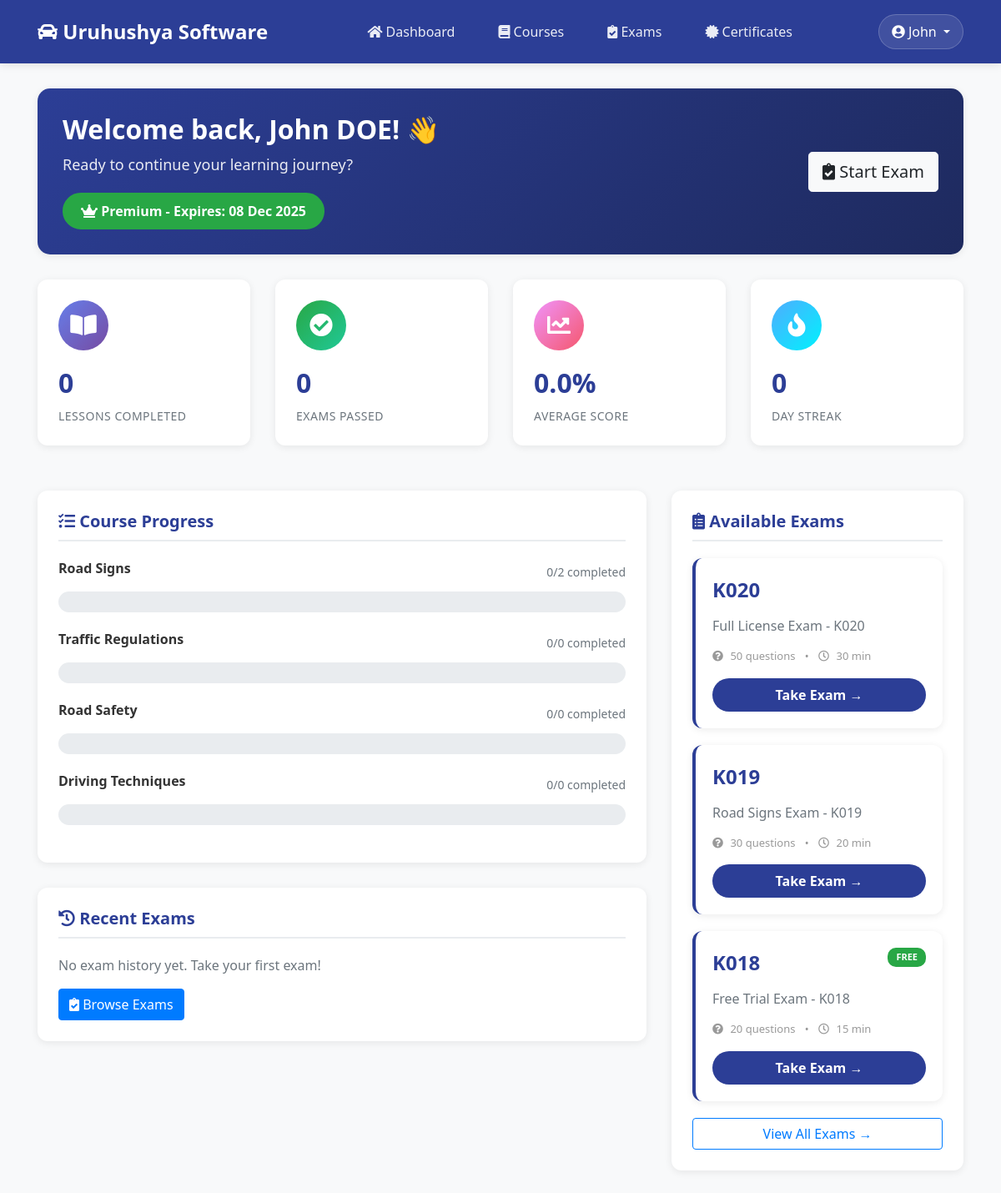
The app's page /student/dashboard.php (signed in) with its own data.
### tables this page shows
CREATE TABLE users (
    user_id INT AUTO_INCREMENT PRIMARY KEY,
    email VARCHAR(255) UNIQUE NOT NULL,
    password_hash VARCHAR(255) NOT NULL,
    full_name VARCHAR(255) NOT NULL,
    phone VARCHAR(20),
    role ENUM('admin', 'school', 'agent', 'student') NOT NULL,
    status ENUM('active', 'inactive', 'suspended') DEFAULT 'active',
    school_id INT NULL,
    agent_id INT NULL,
    language_preference ENUM('kinyarwanda', 'english') DEFAULT 'kinyarwanda',
    created_at TIMESTAMP DEFAULT CURRENT_TIMESTAMP,
    updated_at TIMESTAMP DEFAULT CURRENT_TIMESTAMP ON UPDATE CURRENT_TIMESTAMP,
    last_login TIMESTAMP NULL,
    INDEX idx_email (email),
    INDEX idx_role (role),
    INDEX idx_school (school_id),
    INDEX idx_agent (agent_id)
);

CREATE TABLE subscriptions (
    subscription_id INT AUTO_INCREMENT PRIMARY KEY,
    user_id INT NOT NULL,
    subscription_type ENUM('trial', 'individual_week', 'individual_month', 
                          'school_month', 'school_3month', 'school_6month', 'school_year') NOT NULL,
    start_date DATE NOT NULL,
    end_date DATE NOT NULL,
    status ENUM('active', 'expired', 'cancelled') DEFAULT 'active',
    amount DECIMAL(10,2) NOT NULL,
    payment_id INT NULL,
    auto_renew BOOLEAN DEFAULT FALSE,
    created_at TIMESTAMP DEFAULT CURRENT_TIMESTAMP,
    updated_at TIMESTAMP DEFAULT CURRENT_TIMESTAMP ON UPDATE CURRENT_TIMESTAMP,
    FOREIGN KEY (user_id) REFERENCES users(user_id) ON DELETE CASCADE,
    INDEX idx_user_status (user_id, status),
    INDEX idx_end_date (end_date)
);

CREATE TABLE courses (
    course_id INT AUTO_INCREMENT PRIMARY KEY,
    course_name_en VARCHAR(255) NOT NULL,
    course_name_rw VARCHAR(255) NOT NULL,
    description_en TEXT,
    description_rw TEXT,
    icon VARCHAR(100),
    sort_order INT DEFAULT 0,
    status ENUM('active', 'inactive') DEFAULT 'active',
    created_at TIMESTAMP DEFAULT CURRENT_TIMESTAMP,
    updated_at TIMESTAMP DEFAULT CURRENT_TIMESTAMP ON UPDATE CURRENT_TIMESTAMP,
    INDEX idx_status (status),
    INDEX idx_sort (sort_order)
);

CREATE TABLE exams (
    exam_id INT AUTO_INCREMENT PRIMARY KEY,
    exam_name_en VARCHAR(255) NOT NULL,
    exam_name_rw VARCHAR(255) NOT NULL,
    exam_code VARCHAR(50) UNIQUE,
    description_en TEXT,
    description_rw TEXT,
    total_questions INT DEFAULT 50,
    passing_score INT DEFAULT 35,
    time_limit_minutes INT DEFAULT 30,
    is_free BOOLEAN DEFAULT FALSE,
    status ENUM('active', 'inactive') DEFAULT 'active',
    created_at TIMESTAMP DEFAULT CURRENT_TIMESTAMP,
    updated_at TIMESTAMP DEFAULT CURRENT_TIMESTAMP ON UPDATE CURRENT_TIMESTAMP,
    INDEX idx_status (status),
    INDEX idx_exam_code (exam_code)
);

### student/dashboard.php (the view, shortened to what the rows shown need)
<?php
require_once '../includes/auth.php';
$user = get_logged_in_user();
$user_id = get_user_id();
$subscription = get_user_subscription($user_id);
$course_progress_sql = "SELECT c.course_id, c.course_name_en, c.course_name_rw,
                        COUNT(DISTINCT l.lesson_id) as total_lessons,
                        COUNT(DISTINCT sp.lesson_id) as completed_lessons
                        FROM courses c
                        LEFT JOIN lessons l ON c.course_id = l.course_id
                        LEFT JOIN student_progress sp ON l.lesson_id = sp.lesson_id
                            AND sp.user_id = ? AND sp.status = 'completed'
                        WHERE c.status = 'active'
                        GROUP BY c.course_id";
$course_progress = db_fetch_all($course_progress_sql, [$user_id]);
$available_exams_sql = "SELECT * FROM exams WHERE status = 'active' ORDER BY exam_code DESC LIMIT 6";
$available_exams = db_fetch_all($available_exams_sql);
$lang = $user['language_preference'] ?? 'kinyarwanda';
?>
<!DOCTYPE html>
<html lang="<?php echo $lang === 'english' ? 'en' : 'rw'; ?>">
<head>
    <link rel="stylesheet" href="https://cdn.jsdelivr.net/npm/bootstrap@4.6.2/dist/css/bootstrap.min.css">
    <link rel="stylesheet" href="https://cdnjs.cloudflare.com/ajax/libs/font-awesome/5.15.4/css/all.min.css">
</head>
<body>
    <nav class="top-nav">
        <div class="container">
            <div class="d-flex justify-content-between align-items-center">
                <div class="user-menu dropdown">
                    <button class="btn dropdown-toggle" type="button" data-toggle="dropdown">
                        <i class="fas fa-user-circle"></i> <?php echo explode(' ', $user['full_name'])[0]; ?>
                    </button>
                </div>
            </div>
        </div>
    </nav>
    <div class="main-content">
        <div class="container">
            <div class="welcome-section">
                <div class="row align-items-center">
                    <div class="col-md-8">
                        <h2>
                            <?php echo $lang === 'english' ? 'Welcome back,' : 'Murakaza neza,'; ?>
                            <?php echo htmlspecialchars($user['full_name']); ?>! 👋
                        </h2>
                        <p>
                            <?php echo $lang === 'english'
                                ? 'Ready to continue your learning journey?'
                                : 'Witeguye gukomeza urugendo rwawe rwo kwiga?'; ?>
                        </p>
                        <?php if ($subscription): ?>
                            <span class="subscription-badge <?php echo $subscription['subscription_type'] === 'trial' ? 'trial' : 'active'; ?>">
                                <i class="fas fa-crown"></i>
                                <?php
                                    $type_label = $subscription['subscription_type'] === 'trial' ?
                                        ($lang === 'english' ? 'Free Trial' : 'Igerageza Ry\'Ubuntu') :
                                        ($lang === 'english' ? 'Premium' : 'Premium');
                                    echo $type_label;
                                ?> -
                                <?php echo $lang === 'english' ? 'Expires:' : 'Birangira:'; ?>
                                <?php echo format_date($subscription['end_date']); ?>
                            </span>
                        <?php endif; ?>
                    </div>
                </div>
            </div>
            <div class="row">
                <div class="col-md-8">
                    <div class="progress-section">
                        <?php if (!empty($course_progress)): ?>
                            <?php foreach ($course_progress as $course): ?>
                                <?php
                                    $course_name = $lang === 'english' ? $course['course_name_en'] : $course['course_name_rw'];
                                ?>
                                <div class="course-progress-item">
                                    <div class="d-flex justify-content-between align-items-center mb-2">
                                        <div class="course-name"><?php echo htmlspecialchars($course_name); ?></div>
                                        <small class="text-muted">
                                            <?php echo $course['completed_lessons']; ?>/<?php echo $course['total_lessons']; ?>
                                            <?php echo $lang === 'english' ? 'completed' : 'byarangiye'; ?>
                                        </small>
                                    </div>
                                    <div class="progress">
                                    </div>
                                </div>
                            <?php endforeach; ?>
                        <?php endif; ?>
                    </div>
                </div>
                <div class="col-md-4">
                    <div class="progress-section">
                        <?php foreach ($available_exams as $exam): ?>
                            <?php
                                $exam_name = $lang === 'english' ? $exam['exam_name_en'] : $exam['exam_name_rw'];
                            ?>
                            <div class="exam-card">
                                <div class="d-flex justify-content-between align-items-start mb-2">
                                    <div class="exam-code"><?php echo $exam['exam_code']; ?></div>
                                    <?php if ($exam['is_free']): ?>
                                        <span class="free-badge">FREE</span>
                                    <?php endif; ?>
                                </div>
                                <div class="exam-name"><?php echo truncate_text($exam_name, 60); ?></div>
                                <div class="exam-meta mb-3">
                                    <i class="fas fa-question-circle"></i> <?php echo $exam['total_questions']; ?>
                                    <?php echo $lang === 'english' ? 'questions' : 'ibibazo'; ?>
                                    <span class="mx-2">•</span>
                                    <i class="far fa-clock"></i> <?php echo $exam['time_limit_minutes']; ?>
                                    <?php echo $lang === 'english' ? 'min' : 'iminota'; ?>
                                </div>
                                <a href="exam-start.php?id=<?php echo $exam['exam_id']; ?>" class="btn btn-take-exam btn-block">
                                    <?php echo $lang === 'english' ? 'Take Exam' : 'Kora Ikizamini'; ?> →
                                </a>
                            </div>
                        <?php endforeach; ?>
                    </div>
                </div>
            </div>
        </div>
    </div>
</body>
</html>

### records on screen
users: full_name "John", full_name "John DOE", language_preference.course_name_en "Road Signs", language_preference.course_name_en "Traffic Regulations", language_preference.course_name_en "Road Safety", language_preference.course_name_en "Driving Techniques", language_preference.exam_name_en "Full License Exam - K020", language_preference.exam_name_en "Road Signs Exam - K019", language_preference.exam_name_en "Free Trial Exam - K018"
subscriptions: subscription_type.language_preference "Premium", end_date "08 Dec 2025"
courses: completed_lessons "0", total_lessons "2"
courses: completed_lessons "0", total_lessons "0"
courses: completed_lessons "0", total_lessons "0"
courses: completed_lessons "0", total_lessons "0"
exams: exam_code "K020", total_questions "50", time_limit_minutes "30"
exams: exam_code "K019", total_questions "30", time_limit_minutes "20"
exams: exam_code "K018", is_free "FREE", total_questions "20", time_limit_minutes "15"

### other values on screen
APP_NAME "Uruhushya Software"
$analytics['total_lessons_completed'] "0"
$analytics['total_exams_passed'] "0"
format_percentage($analytics['average_exam_score'] ?? 0) "0.0%"
$analytics['current_streak_days'] "0"
